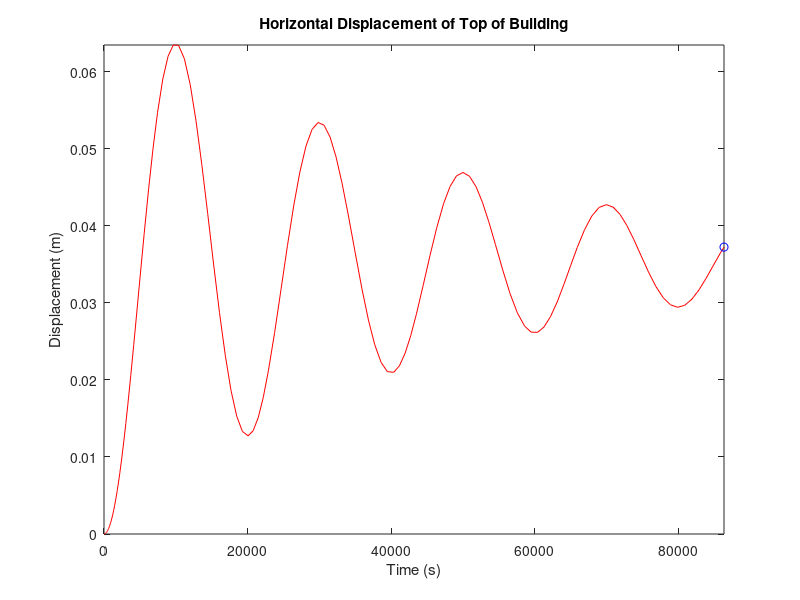

Recreate this plot in MATLAB.
% Plot the displacement of top of building vs time
% The sum of forces on the building: (Force Applied) - (Building
% Elasticity) - (Damping Force), see
% https://www.wired.com/2010/11/st_equation_skycraper/ 
function res = buildingForce()
    % Start conditions
    appliedForce = sin(pi/4);   % Force of earthquake, CHANGE (RESEARCH)
    buildingStiffness = 20;    % Stiffness constant of building, MUST CHANGE (RESEARCH)
    heightOfBuilding = 100;     % Height of skyscraper (m)
    massOfBuilding = 201848605; % Mass of skyscraper (kg)
    dampingConstant = 9000;     % MUST CHANGE, PROBABLY CALL TO PENDULUM FUNCTION TO FIND APPROPRIATE RATIO
    velocityStart = 0;          % Velocity at top, starts at 0
    xStart = 0;                 % Start distance without force
  
    % ode45
    startTime = 0;
    endTime = 86400; % 1 day
    parameters = [xStart, velocityStart];
    [Times, UpdatedParameters] = ode45(@moveBuilding, [startTime, endTime], parameters);
   
   % Get values
   Displacement = UpdatedParameters(:,1); 
   Velocity = UpdatedParameters(:,2);
   
   comet(Times, Displacement);
   hold on
   xlabel('Time (s)');
   ylabel('Displacement (m)');
   title('Horizontal Displacement of Top of Building')
    
    % Update equations of motion
     function res = moveBuilding(~, CurrentValues)
         
         % Unpack the vector
         % Get the current displacement
         currentX = CurrentValues(1);
         
         % Get the current velocity
         currentV = CurrentValues(2);

         % Find building elasticity force (k * x, where k = building stiffness, x = displacement)
         buildingElasticity = buildingStiffness * currentX; 

         % Find damping force (c * v, where c = damping constant, v =
         % velocity at top of building)
         dampingForce = dampingConstant * currentV;
         
         % Find the total force at top of building
         currentForce = appliedForce - buildingElasticity - dampingForce;
          
         % Find the acceleration at top of building
         currentAcceleration = currentForce/massOfBuilding; % NEED TO CHANGE MASS TO ADD IN PENDULUM MASS
         
         % Return the results, keep in mind ode45 will intergrate
         res = [currentV; currentAcceleration];
    end 
end